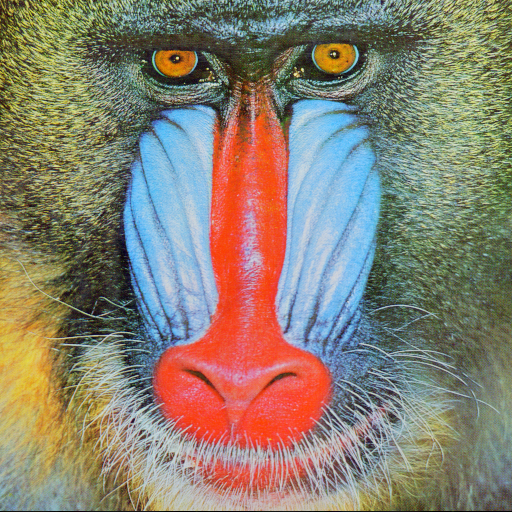
#> input picture hw4_data/hw4_data/mandrill.png, 512 x 512 px
$ python cv_ass4.py
#> lines starting #> are read from the running program, lines starting #| are printed output that depends on the picture
# -*- coding: utf-8 -*-

import numpy as np
import cv2
import scipy
from scipy import ndimage
from matplotlib import pyplot as plt
from scipy.ndimage import gaussian_filter
import math
import scipy.signal
import scipy.io as sio
from math import pow
from mpl_toolkits.axes_grid1 import make_axes_locatable


img = cv2.imread('hw4_data/hw4_data/mandrill.png', 1)
#> img is the input picture: shape (512, 512, 3); mean B, G, R 113.1, 128.9, 137.4
c_i = cv2.cvtColor(img, cv2.COLOR_BGR2RGB)
cv2.imshow('mandrill', img)


# ==================
# Question 1
# ==================
def Q1():
    # an isotropic 7×7 Gaussian with σ = 3;
    img_f1 = cv2.GaussianBlur(img, (7, 7), 3)
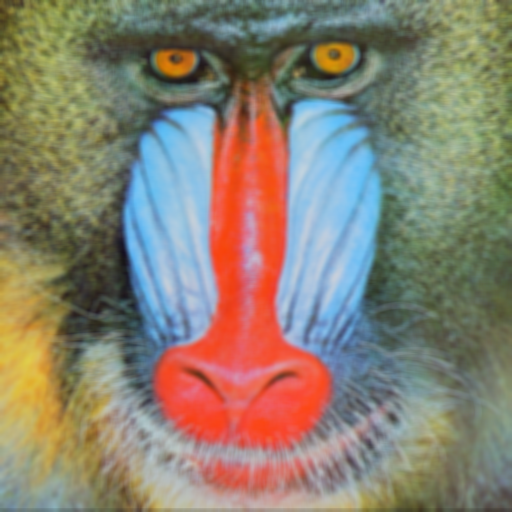
#> img_f1: shape (512, 512, 3); mean B, G, R 113.2, 129, 137.5
    cv2.imshow('GaussianBlur 7 X 7', img_f1)

    # an isotropic 21×21 Gaussian with σ = 10
    img_f2 = cv2.GaussianBlur(img, (21, 21), 10)
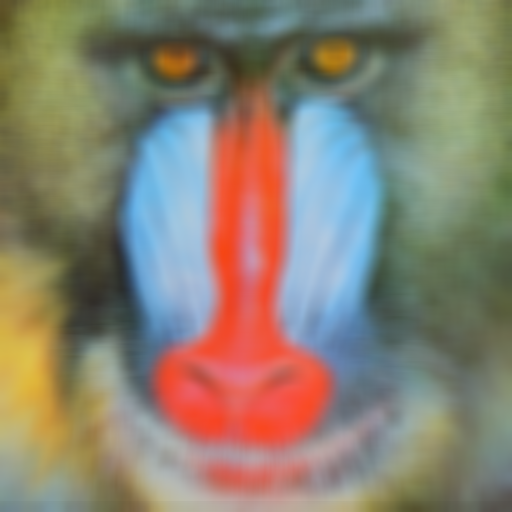
#> img_f2: shape (512, 512, 3); mean B, G, R 113.2, 129, 137.5
    cv2.imshow('GaussianBlur 21 X 21', img_f2)

    # a uniform 21 × 21 blur kernel
    img_f3 = cv2.blur(img,(21,21))
    cv2.imshow('uniform 21 × 21 blur kernel', img_f3)

    fig = plt.figure()
    fig.set_size_inches(20, 10)
    ax1 = fig.add_subplot(141)
    ax1.title.set_text('Mandrill')
    ax2 = fig.add_subplot(142)
    ax1.imshow(cv2.cvtColor(img, cv2.COLOR_BGR2RGB))
    ax2.title.set_text('An isotropic 7×7 Gaussian with σ = 3')
    ax3 = fig.add_subplot(143)
    ax2.imshow(cv2.cvtColor(cv2.GaussianBlur(img,(7,7),3), cv2.COLOR_BGR2RGB))
    ax3.title.set_text('An isotropic 21×21 Gaussian with σ = 10')
    ax3.imshow(cv2.cvtColor(cv2.GaussianBlur(img,(21,21),10), cv2.COLOR_BGR2RGB))
    ax4 = fig.add_subplot(144)
    ax4.title.set_text('Uniform 21 × 21 blur kernel')
    ax4.imshow(cv2.cvtColor(cv2.blur(img,(21,21)), cv2.COLOR_BGR2RGB))
    #plt.show()


# ==================
# Question 2
# ==================
def build_H(M, N, h):
#> called with M = 12, N = 16, h = array of shape (3, 3)
    h = h.T
    H = np.zeros((M * N, M * N))
    for i in range(0, M * N):
        for j in range(0, M * N):
            if j == i - 1 - N and (i % N)-1 >= 0:
                H[i][j] = h[0][0]
            elif j == i-N:
                H[i][j] = h[0][1]
            elif j == i + 1 - N and (i % N)+1 < N:
                H[i][j] = h[0][2]
            elif j == i-1 and (i % N)-1 >= 0:
                H[i][j] = h[1][0]
            elif j == i:
                H[i][j] = h[1][1]
            elif j == i + 1 and (i % N)+1 < N:
                H[i][j] = h[1][2]
            elif j == i - 1 + N and (i % N)-1 >= 0:
                H[i][j] = h[2][0]
            elif j == i + N:
                H[i][j] = h[2][1]
            elif j == i + 1 + N and (i % N)+1 < N:
                H[i][j] = h[2][2]
    return H


def Q2():
    filter_h1 = 1/float(9)*np.ones((3, 3))
    filter_h2 = 1/float(8)*np.array([-1, 0, 1, -2, 0, 2, -1, 0, 1]).reshape(3,3)
    filter_h3 = np.transpose(filter_h2)

    M = 12
    N = 16
    H_h1 = build_H(M, N, filter_h1)
    H_h2 = build_H(M, N, filter_h2)
    H_h3 = build_H(M, N, filter_h3)

    fig = plt.figure(2)
    fig.set_size_inches(18, 12)
    ax = fig.add_subplot(131)
    img = ax.imshow(H_h1, interpolation="None", cmap='binary_r')
    ax.set_title('H1')
    ax = fig.add_subplot(132)
    img = ax.imshow(H_h2, interpolation="None", cmap='binary_r')
    ax.set_title('H2')
    ax = fig.add_subplot(133)
    img = ax.imshow(H_h3, interpolation="None", cmap='binary_r')
    ax.set_title('H3')
    plt.colorbar(img, fraction=0.046, pad=0.04)
    plt.show()
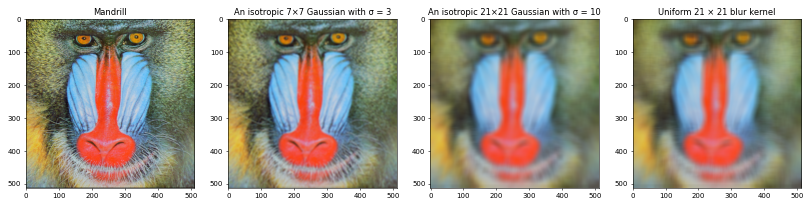
#> figure drawn by matplotlib, 4 panels
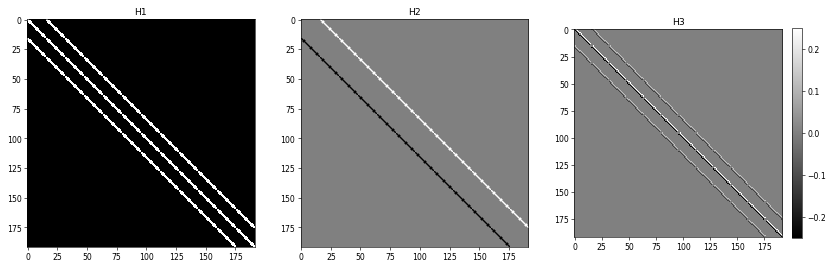
#> figure drawn by matplotlib, 4 panels


# ==================
# Question 3
# ==================
def Q3():
#> (the run stopped early here; a loop or call above may not have finished)
